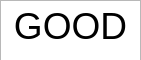
<?xml version="1.0" encoding="UTF-8"?>
<ui version="4.0">
 <class>Dialog</class>
 <widget class="QDialog" name="Dialog">
  <property name="geometry">
   <rect>
    <x>0</x>
    <y>0</y>
    <width>141</width>
    <height>60</height>
   </rect>
  </property>
  <property name="windowTitle">
   <string>Dialog</string>
  </property>
  <widget class="QTextEdit" name="textEdit">
   <property name="geometry">
    <rect>
     <x>0</x>
     <y>0</y>
     <width>141</width>
     <height>61</height>
    </rect>
   </property>
   <property name="html">
    <string>&lt;!DOCTYPE HTML PUBLIC &quot;-//W3C//DTD HTML 4.0//EN&quot; &quot;http://www.w3.org/TR/REC-html40/strict.dtd&quot;&gt;
&lt;html&gt;&lt;head&gt;&lt;meta name=&quot;qrichtext&quot; content=&quot;1&quot; /&gt;&lt;style type=&quot;text/css&quot;&gt;
p, li { white-space: pre-wrap; }
&lt;/style&gt;&lt;/head&gt;&lt;body style=&quot; font-family:'Gulim'; font-size:9pt; font-weight:400; font-style:normal;&quot;&gt;
&lt;p align=&quot;center&quot; style=&quot; margin-top:0px; margin-bottom:0px; margin-left:0px; margin-right:0px; -qt-block-indent:0; text-indent:0px;&quot;&gt;&lt;span style=&quot; font-size:28pt;&quot;&gt;GOOD&lt;/span&gt;&lt;/p&gt;&lt;/body&gt;&lt;/html&gt;</string>
   </property>
  </widget>
 </widget>
 <resources/>
 <connections/>
</ui>
